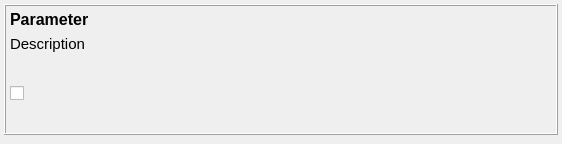
<?xml version="1.0" encoding="UTF-8"?>
<ui version="4.0">
 <class>ParameterEntryWidget</class>
 <widget class="QWidget" name="ParameterEntryWidget">
  <property name="geometry">
   <rect>
    <x>0</x>
    <y>0</y>
    <width>562</width>
    <height>144</height>
   </rect>
  </property>
  <property name="windowTitle">
   <string>Form</string>
  </property>
  <layout class="QGridLayout" name="gridLayout">
   <property name="leftMargin">
    <number>4</number>
   </property>
   <property name="topMargin">
    <number>4</number>
   </property>
   <property name="rightMargin">
    <number>4</number>
   </property>
   <property name="bottomMargin">
    <number>9</number>
   </property>
   <property name="spacing">
    <number>0</number>
   </property>
   <item row="1" column="0">
    <widget class="QFrame" name="frame">
     <property name="frameShape">
      <enum>QFrame::Box</enum>
     </property>
     <property name="frameShadow">
      <enum>QFrame::Raised</enum>
     </property>
     <property name="lineWidth">
      <number>1</number>
     </property>
     <property name="midLineWidth">
      <number>0</number>
     </property>
     <layout class="QGridLayout" name="gridLayout_6">
      <property name="margin">
       <number>4</number>
      </property>
      <item row="2" column="0">
       <widget class="QStackedWidget" name="stackedWidget">
        <widget class="QWidget" name="pageCheckBox">
         <layout class="QVBoxLayout" name="verticalLayout">
          <property name="spacing">
           <number>0</number>
          </property>
          <property name="margin">
           <number>0</number>
          </property>
          <item>
           <widget class="QCheckBox" name="checkBox">
            <property name="text">
             <string/>
            </property>
           </widget>
          </item>
         </layout>
        </widget>
        <widget class="QWidget" name="pageSlider">
         <layout class="QGridLayout" name="gridLayout_3">
          <property name="margin">
           <number>0</number>
          </property>
          <property name="spacing">
           <number>0</number>
          </property>
          <item row="0" column="0">
           <widget class="QSlider" name="slider">
            <property name="orientation">
             <enum>Qt::Horizontal</enum>
            </property>
           </widget>
          </item>
          <item row="0" column="1">
           <widget class="QLabel" name="labelSliderValue">
            <property name="text">
             <string>Value</string>
            </property>
            <property name="margin">
             <number>4</number>
            </property>
           </widget>
          </item>
         </layout>
        </widget>
        <widget class="QWidget" name="pageComboBox">
         <layout class="QGridLayout" name="gridLayout_4">
          <property name="margin">
           <number>0</number>
          </property>
          <property name="spacing">
           <number>0</number>
          </property>
          <item row="0" column="0">
           <widget class="QComboBox" name="comboBox"/>
          </item>
         </layout>
        </widget>
        <widget class="QWidget" name="pageText">
         <layout class="QGridLayout" name="gridLayout_5">
          <property name="margin">
           <number>0</number>
          </property>
          <property name="spacing">
           <number>0</number>
          </property>
          <item row="1" column="0">
           <widget class="QLineEdit" name="lineEdit">
            <property name="enabled">
             <bool>true</bool>
            </property>
            <property name="autoFillBackground">
             <bool>true</bool>
            </property>
            <property name="text">
             <string/>
            </property>
            <property name="frame">
             <bool>true</bool>
            </property>
           </widget>
          </item>
         </layout>
        </widget>
        <widget class="QWidget" name="pageVector">
         <layout class="QGridLayout" name="gridLayout_2">
          <item row="0" column="1">
           <widget class="QDoubleSpinBox" name="doubleSpinBox2">
            <property name="alignment">
             <set>Qt::AlignRight|Qt::AlignTrailing|Qt::AlignVCenter</set>
            </property>
            <property name="decimals">
             <number>0</number>
            </property>
            <property name="maximum">
             <double>1000.000000000000000</double>
            </property>
           </widget>
          </item>
          <item row="0" column="0">
           <widget class="QDoubleSpinBox" name="doubleSpinBox1">
            <property name="alignment">
             <set>Qt::AlignRight|Qt::AlignTrailing|Qt::AlignVCenter</set>
            </property>
            <property name="decimals">
             <number>0</number>
            </property>
            <property name="maximum">
             <double>1000.000000000000000</double>
            </property>
           </widget>
          </item>
          <item row="0" column="2">
           <widget class="QDoubleSpinBox" name="doubleSpinBox3">
            <property name="alignment">
             <set>Qt::AlignRight|Qt::AlignTrailing|Qt::AlignVCenter</set>
            </property>
            <property name="decimals">
             <number>0</number>
            </property>
            <property name="maximum">
             <double>1000.000000000000000</double>
            </property>
           </widget>
          </item>
          <item row="0" column="4">
           <spacer name="horizontalSpacer">
            <property name="orientation">
             <enum>Qt::Horizontal</enum>
            </property>
            <property name="sizeHint" stdset="0">
             <size>
              <width>40</width>
              <height>20</height>
             </size>
            </property>
           </spacer>
          </item>
          <item row="0" column="3">
           <widget class="QDoubleSpinBox" name="doubleSpinBox4">
            <property name="alignment">
             <set>Qt::AlignRight|Qt::AlignTrailing|Qt::AlignVCenter</set>
            </property>
            <property name="decimals">
             <number>0</number>
            </property>
            <property name="maximum">
             <double>1000.000000000000000</double>
            </property>
           </widget>
          </item>
         </layout>
        </widget>
       </widget>
      </item>
      <item row="1" column="0">
       <widget class="QLabel" name="labelDescription">
        <property name="font">
         <font>
          <pointsize>11</pointsize>
         </font>
        </property>
        <property name="text">
         <string>Description</string>
        </property>
        <property name="wordWrap">
         <bool>true</bool>
        </property>
       </widget>
      </item>
      <item row="0" column="0">
       <widget class="QLabel" name="labelParameter">
        <property name="font">
         <font>
          <pointsize>12</pointsize>
          <weight>75</weight>
          <bold>true</bold>
         </font>
        </property>
        <property name="text">
         <string>Parameter</string>
        </property>
       </widget>
      </item>
     </layout>
    </widget>
   </item>
  </layout>
 </widget>
 <resources/>
 <connections/>
</ui>
